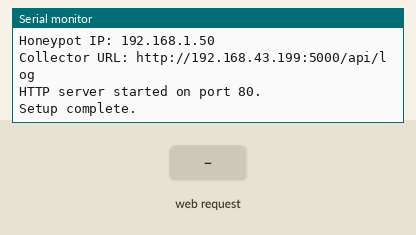
Simulated run of this sketch. Board: ESP32. On the bench: the last lines printed to the serial monitor. The inputs (shaded band) are chosen by the test bench. WiFi joins after 1.5 s; servers stay silent unless stated; uploads are accepted with an empty reply.

Above: at 3.2 s.
3.3 s: HTTP request GET / received
At 4.3 s:
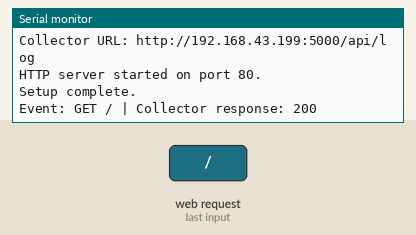
5.0 s: HTTP request GET /admin received
At 5.6 s:
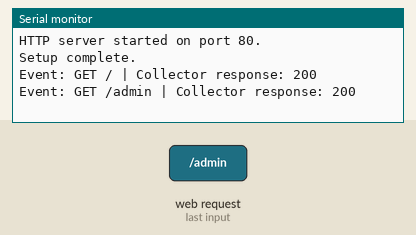
6.7 s: HTTP request GET /config received
At 8.1 s:
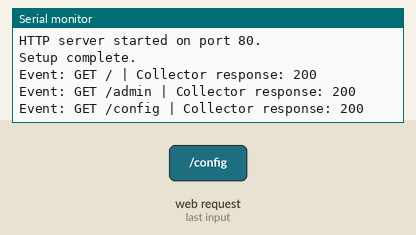
8.4 s: HTTP request GET /debug received
At 9.4 s:
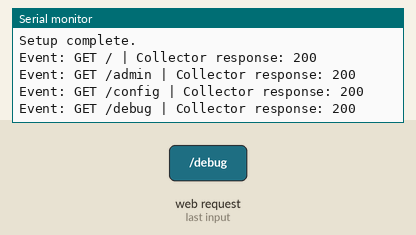
10.1 s: HTTP request GET /login received
At 10.7 s:
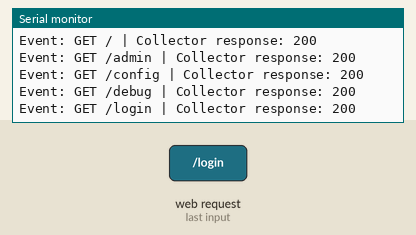

Measured:
- after the input at 3.3 s, the serial monitor: prints a new line after 0.20 s (image 1)
- after the input at 5.0 s, the serial monitor: prints a new line after 0.20 s (image 2)
- after the input at 6.7 s, the serial monitor: prints a new line after 0.20 s (image 3)
- after the input at 8.4 s, the serial monitor: prints a new line after 0.20 s (image 4)
- after the input at 10.1 s, the serial monitor: prints a new line after 0.20 s (image 5)

The sketch:

IoT_Gateway_Honeypot.ino
```cpp
/*
 * IoT Gateway Honeypot Using ESP32
 * Educational prototype for an authorized local lab network only.
 */

#include <WiFi.h>
#include <WebServer.h>
#include <HTTPClient.h>

// ========================================
// 1. Wi-Fi and Python server configuration
// ========================================

const char* WIFI_SSID = "YOUR_WIFI_SSID";
const char* WIFI_PASSWORD = "YOUR_WIFI_PASSWORD";

const char* LOG_SERVER_URL =
    "http://192.168.43.199:5000/api/log";

const char* DEVICE_ID = "GW-001";

// ========================================
// 2. HTTP server
// ========================================

WebServer server(80);

// ========================================
// 3. Escape strings for JSON
// ========================================

String jsonEscape(const String& input) {
  String output;

  for (size_t i = 0; i < input.length(); i++) {
    char c = input[i];

    if (c == '\\' || c == '"') {
      output += '\\';
    }

    if (c == '\n' || c == '\r') {
      continue;
    }

    output += c;
  }

  return output;
}

// ========================================
// 4. Forward events to the Python collector
// ========================================

void sendLog(
    const String& method,
    const String& path,
    const String& clientIp,
    int statusCode) {

  if (WiFi.status() != WL_CONNECTED) {
    Serial.println("Log not forwarded: Wi-Fi disconnected.");
    return;
  }

  HTTPClient http;

  http.setTimeout(3000);

  if (!http.begin(LOG_SERVER_URL)) {
    Serial.println("Could not initialize HTTP connection.");
    return;
  }

  http.addHeader("Content-Type", "application/json");

  String body =
      "{\"device_id\":\"" + String(DEVICE_ID) +
      "\",\"source_ip\":\"" + jsonEscape(clientIp) +
      "\",\"method\":\"" + jsonEscape(method) +
      "\",\"path\":\"" + jsonEscape(path) +
      "\",\"status_code\":" + String(statusCode) + "}";

  int result = http.POST(body);

  Serial.printf(
      "Event: %s %s | Collector response: %d\n",
      method.c_str(),
      path.c_str(),
      result
  );

  if (result > 0) {
    String response = http.getString();

    if (response.length() > 0) {
      Serial.println("Collector response:");
      Serial.println(response);
    }
  } else {
    Serial.printf("Collector connection failed: %s\n",
                  http.errorToString(result).c_str());
  }

  http.end();
}

// ========================================
// 5. Fake IoT gateway home page
// ========================================

String gatewayPage() {
  return
      "<!doctype html>"
      "<html>"
      "<head>"
      "<meta name='viewport' content='width=device-width,initial-scale=1'>"
      "<title>IoT Gateway</title>"
      "</head>"
      "<body style='font-family:Arial;margin:2rem'>"
      "<h1>IoT Gateway</h1>"
      "<p>Gateway ID: GW-001</p>"
      "<p>Status: Online</p>"
      "<p>Firmware: v2.1.0</p>"
      "<h3>Gateway Services</h3>"
      "<ul>"
      "<li><a href='/admin'>Device Management</a></li>"
      "<li><a href='/config'>Configuration</a></li>"
      "<li><a href='/debug'>System Information</a></li>"
      "<li><a href='/login'>Login</a></li>"
      "</ul>"
      "</body>"
      "</html>";
}

// ========================================
// 6. Home page handler
// ========================================

void handleRoot() {
  String clientIp = server.client().remoteIP().toString();

  sendLog("GET", "/", clientIp, 200);

  server.send(200, "text/html", gatewayPage());
}

// ========================================
// 7. Observed gateway service handler
// ========================================

void handleObservedPath() {
  String path = server.uri();
  String clientIp = server.client().remoteIP().toString();

  sendLog("GET", path, clientIp, 200);

  server.send(
      200,
      "text/html",
      "<!doctype html><html><body style='font-family:Arial'>"
      "<h2>Gateway Service</h2>"
      "<p>Request observed by the educational honeypot.</p>"
      "<a href='/'>Home</a>"
      "</body></html>"
  );
}

// ========================================
// 8. Unknown path handler
// ========================================

void handleNotFound() {
  String path = server.uri();
  String clientIp = server.client().remoteIP().toString();
  String method = "GET";

  sendLog(method, path, clientIp, 404);

  server.send(404, "text/plain", "Not found");
}

// ========================================
// 9. Setup
// ========================================

void setup() {
  Serial.begin(115200);
  delay(500);

  Serial.println();
  Serial.println("================================");
  Serial.println(" IoT Gateway Honeypot");
  Serial.println("================================");

  WiFi.mode(WIFI_STA);
  WiFi.begin(WIFI_SSID, WIFI_PASSWORD);

  Serial.print("Connecting to Wi-Fi");

  unsigned long startTime = millis();

  while (WiFi.status() != WL_CONNECTED &&
         millis() - startTime < 20000) {
    delay(500);
    Serial.print(".");
  }

  Serial.println();

  if (WiFi.status() == WL_CONNECTED) {
    Serial.println("Wi-Fi connected successfully.");

    Serial.print("Honeypot IP: ");
    Serial.println(WiFi.localIP());

    Serial.print("Collector URL: ");
    Serial.println(LOG_SERVER_URL);
  } else {
    Serial.println("Wi-Fi connection failed.");
    Serial.println("Check Wi-Fi SSID and password.");
  }

  server.on("/", HTTP_GET, handleRoot);

  server.on("/admin", HTTP_GET, handleObservedPath);
  server.on("/config", HTTP_GET, handleObservedPath);
  server.on("/debug", HTTP_GET, handleObservedPath);
  server.on("/login", HTTP_GET, handleObservedPath);

  server.onNotFound(handleNotFound);

  server.begin();

  Serial.println("HTTP server started on port 80.");
  Serial.println("Setup complete.");
}

// ========================================
// 10. Main loop
// ========================================

void loop() {
  server.handleClient();
}
```
